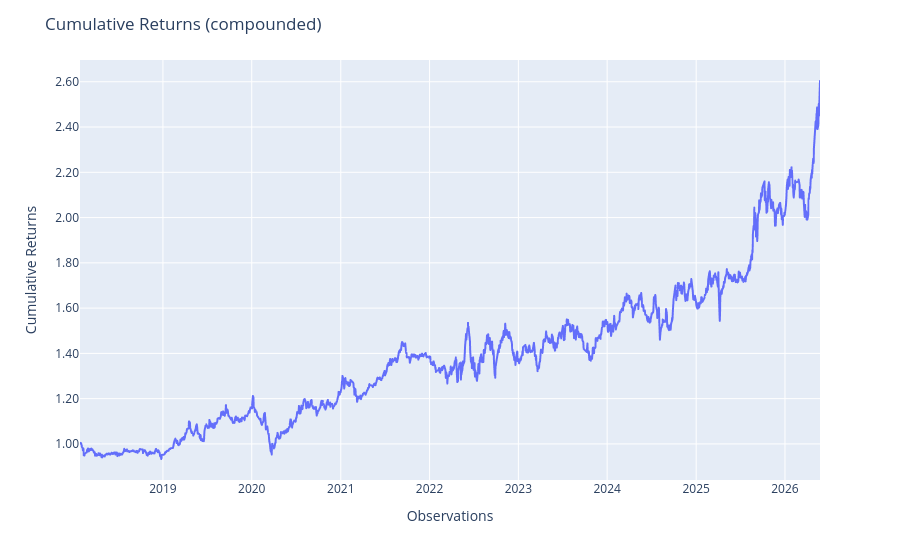

Notebook code for this chart:
### Code cell
oos_mpt = MultiPeriodPortfolio([fold['test'] for fold in fold_real],compounded=True)
oos_mpt.plot_cumulative_returns()

### Figure 1 — Plotly figure (JSON) as saved in the notebook; plotly's stock layout.template omitted (floating-point values rounded to 4 significant figures; data arrays with more than 128 entries replaced by an {"elided": "..."} marker saying what was removed)
{"data": [{"hovertemplate": "variable=cumulative_returns<br>index=%{x}<br>value=%{y}<extra></extra>", "legendgroup": "cumulative_returns", "line": {"color": "#636efa", "dash": "solid"}, "marker": {"symbol": "circle"}, "mode": "lines", "name": "cumulative_returns", "showlegend": true, "type": "scattergl", "x": {"elided": "2016 str values"}, "xaxis": "x", "y": {"elided": "2016 float values"}, "yaxis": "y"}], "layout": {"legend": {"title": {"text": "variable"}, "tracegroupgap": 0}, "margin": {"t": 60}, "showlegend": false, "title": {"text": "Cumulative Returns (compounded)"}, "xaxis": {"anchor": "y", "domain": [0, 1], "title": {"text": "Observations"}}, "yaxis": {"anchor": "x", "domain": [0, 1], "tickformat": ".2f", "title": {"text": "Cumulative Returns"}}}}
